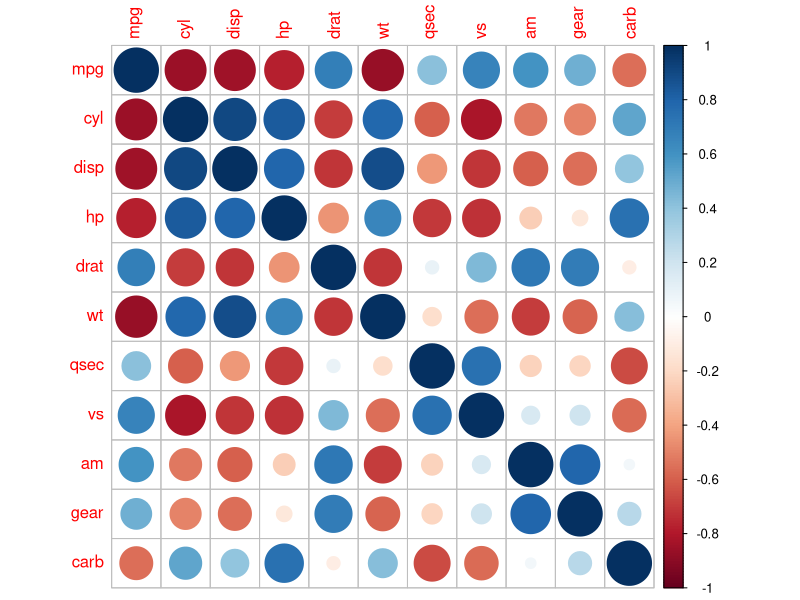
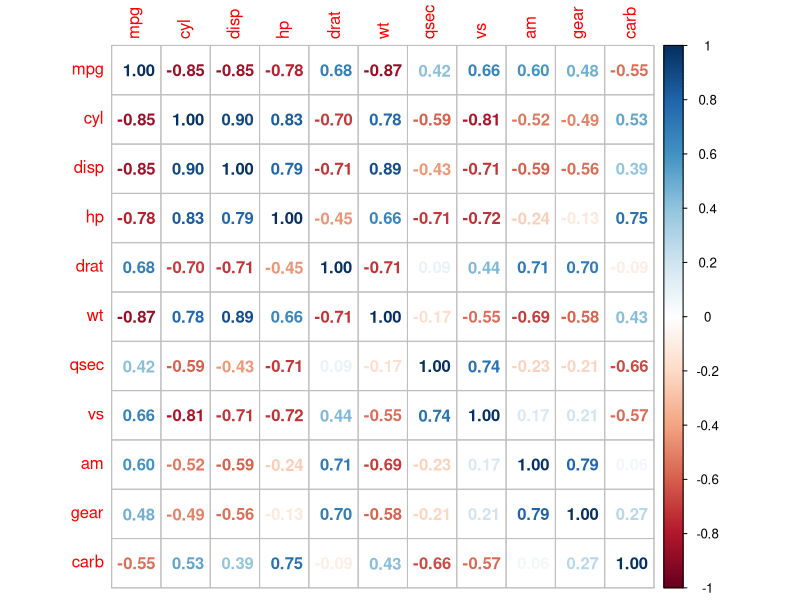
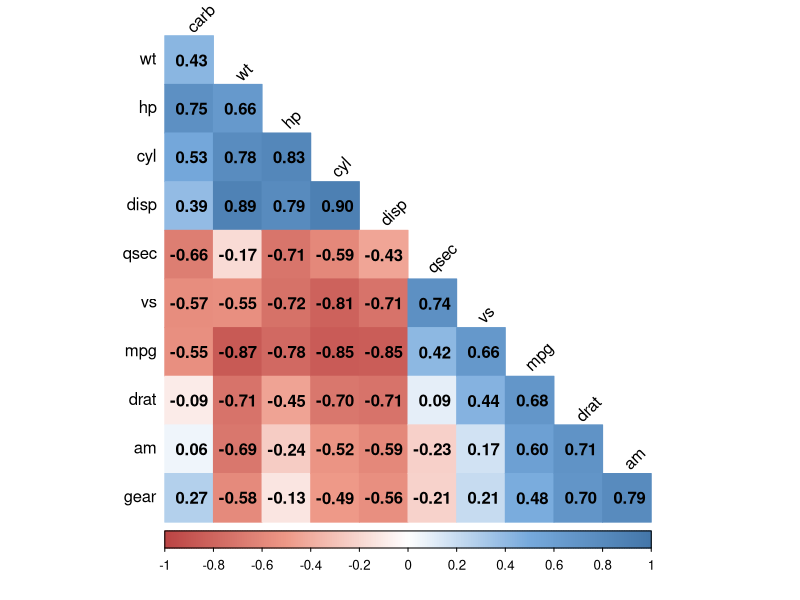

Write the R code that produced these figures, in order.
#13-2 t검정 -두 집단의 평균 비교
#t검정: 두 집단의 평균에 통계적으로 유의한 차이가 있는지 알아볼 때 사용하는 통계분석기법
#compact 자동차와 suv자동차의 도시 연비 t검정
#1. 데이터 불러오기
mpg<-as.data.frame(ggplot2::mpg)
library(dplyr)
mpg_diff<-mpg%>%
  select(class,cty)%>%
  filter(class %in% c('compact','suv'))
head(mpg_diff)
table(mpg_diff$class)
#2. t.test()이용하기, 비교할 값:cty, 비교할 집단:class, var.equal=T :집단 간 분산이 같다고 가정 
t.test(data=mpg_diff,cty~class,var.equal=T)
#p-value는 유의확률(=우연히 관찰된 확률)을 의미, 일반적으로 유의확률 5%를 판단 기준으로 삼는다. 5%미만이면 '집단 간 차이가 통계적으로 유의하다' 라고 해석
#sample estimates에서 suv보다 compact의 도시 연비가 더 높다고 보인다.

#일반 휘발류와 고급 휘발유의 도시 연비 t 검정
mpg_diff2<-mpg%>%
  select(fl,cty)%>%
  filter(fl %in% c('r','p')) #r:regular,p:premium
table(mpg_diff2$fl)
t.test(data=mpg_diff2,cty~fl,var.equal=T)

#13-3 상관분석- 두 변수의 관계성 분석
#상관분석:두 연속 변수가 서로 관련이 있는지 검정하는 통계 분석 기법
#상관분석을 통해 도출한 상관계수로 두 변수가 얼마나 관련되어 있는지, 관련성의 정도를 파악할수 있다.
#1에 가까울수록 관령성이 크다는 것을 의미, 양수면 정비례 음수면 반비례 관계
#실업자 수와 개인 소비 지출의 상관관계
economics<-as.data.frame(ggplot2::economics)
cor.test(economics$unemploy, economics$pce)
#p-value가 0.05미만으로 통계적으로 유의하다.
#cor이 상관계수를 의미, 0.61으로 정비례관계
#상관행렬 히트맵 만들기
#1. cor()을 이용하여 상관행렬 만들기
head(mtcars)
car_cor<-cor(mtcars) #상관행렬 생성
round(car_cor,2)#소수점 셋째 자리에서 반올림해 출력
#2. corrplot 이용해 히트맵 만들기
install.packages('corrplot')
library(corrplot)
corrplot(car_cor)
#3. method 이용해 그래프 형태 바꾸기
corrplot(car_cor,method='number')
col<-colorRampPalette(c('#BB4444','#EE9988','#FFFFFF','#77AADD','#4477AA'))
corrplot(car_cor,
         method='color', #색깔로 표현
         col=col(200), #색상 200개 선정
         type='lower', #왼쪽 아래 행렬만 표시
         order='hclust', #유사한 상관계수끼리 군집화
         addCoef.col='black', #상관계수 색깔
         tl.col='black', #변수명 색깔
         tl.srt=45, #변수명 45도 기울임
         diag=F) #대각 행렬 제외
